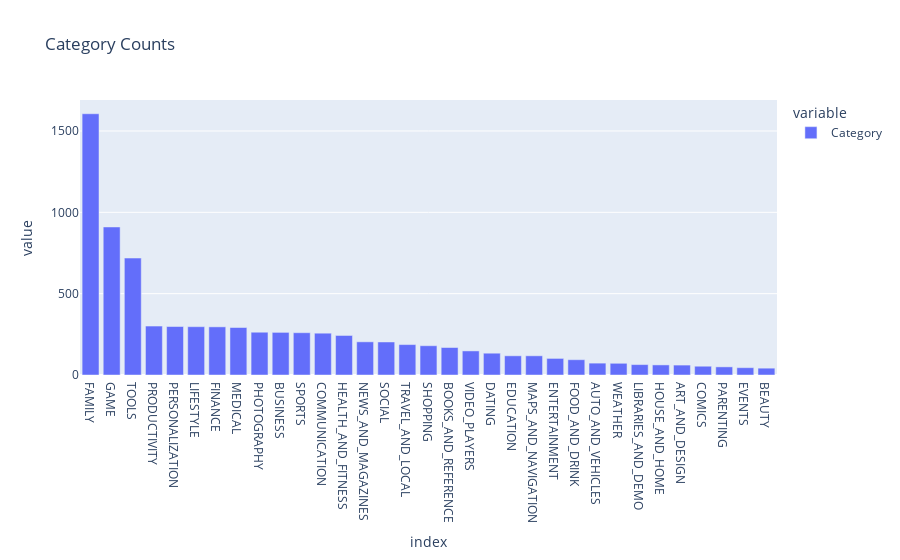

The notebook cell saved with this chart:
### Markdown cell above
### Vertical Bar Chart - Highest Competition (Number of Apps)

### Code cell
chart = px.bar(df_apps["Category"].value_counts(), title="Category Counts")
chart.show()

### Figure 1 — Plotly figure (JSON) as saved in the notebook; plotly's stock layout.template omitted (floating-point values rounded to 4 significant figures)
{"data": [{"alignmentgroup": "True", "hovertemplate": "variable=Category<br>index=%{x}<br>value=%{y}<extra></extra>", "legendgroup": "Category", "marker": {"color": "#636efa", "pattern": {"shape": ""}}, "name": "Category", "offsetgroup": "Category", "orientation": "v", "showlegend": true, "textposition": "auto", "type": "bar", "x": ["FAMILY", "GAME", "TOOLS", "PRODUCTIVITY", "PERSONALIZATION", "LIFESTYLE", "FINANCE", "MEDICAL", "PHOTOGRAPHY", "BUSINESS", "SPORTS", "COMMUNICATION", "HEALTH_AND_FITNESS", "NEWS_AND_MAGAZINES", "SOCIAL", "TRAVEL_AND_LOCAL", "SHOPPING", "BOOKS_AND_REFERENCE", "VIDEO_PLAYERS", "DATING", "EDUCATION", "MAPS_AND_NAVIGATION", "ENTERTAINMENT", "FOOD_AND_DRINK", "AUTO_AND_VEHICLES", "WEATHER", "LIBRARIES_AND_DEMO", "HOUSE_AND_HOME", "ART_AND_DESIGN", "COMICS", "PARENTING", "EVENTS", "BEAUTY"], "xaxis": "x", "y": [1606, 910, 719, 301, 298, 297, 296, 292, 263, 262, 260, 257, 243, 204, 203, 187, 180, 169, 148, 134, 118, 118, 102, 94, 73, 72, 64, 62, 61, 54, 50, 45, 42], "yaxis": "y"}], "layout": {"barmode": "relative", "legend": {"title": {"text": "variable"}, "tracegroupgap": 0}, "title": {"text": "Category Counts"}, "xaxis": {"anchor": "y", "domain": [0, 1], "title": {"text": "index"}}, "yaxis": {"anchor": "x", "domain": [0, 1], "title": {"text": "value"}}}}
